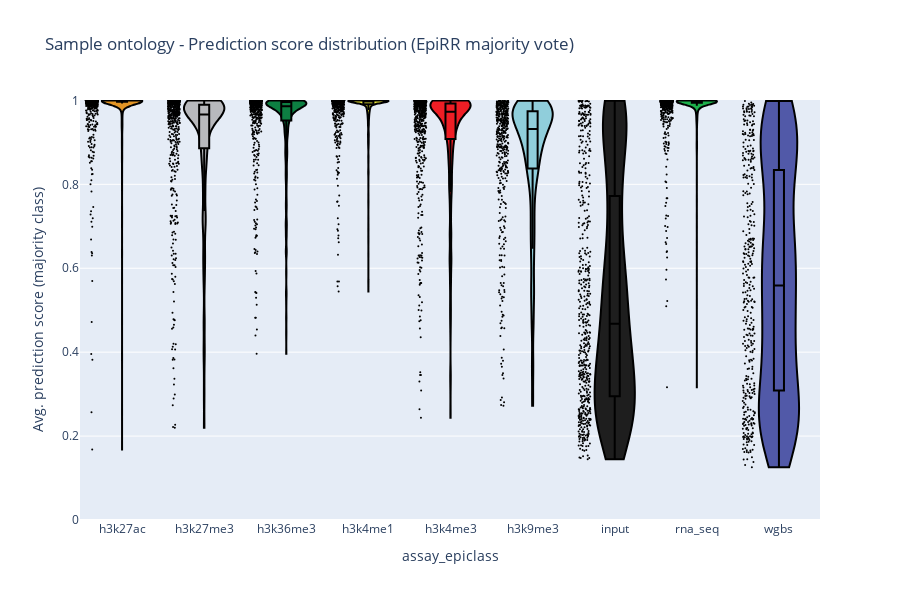

The notebook cell saved with this chart:
### Code cell
name = "sample_ontology_pred_score"
this_logdir = base_fig_dir

# pred_score_violin_alt(ct_concat_pred, this_logdir, f"{name}_by_output_class", use_aggregate_vote=False, group_by_column=CELL_TYPE, min_y=0)
# pred_score_violin_alt(ct_concat_pred, this_logdir, f"{name}_by_assay", use_aggregate_vote=True, group_by_column=ASSAY, min_y=0)

### Figure 1 — Plotly figure (JSON) as saved in the notebook; plotly's stock layout.template omitted (floating-point values rounded to 4 significant figures; data arrays with more than 128 entries replaced by an {"elided": "..."} marker saying what was removed)
{"data": [{"box": {"visible": true}, "fillcolor": "rgb(225,148,37)", "line": {"color": "black"}, "marker": {"color": "black", "size": 2}, "meanline": {"visible": false}, "name": "h3k27ac", "points": "all", "showlegend": false, "spanmode": "hard", "type": "violin", "x": {"elided": "1373 int values"}, "y": {"elided": "1373 float values"}}, {"box": {"visible": true}, "fillcolor": "rgb(184,185,189)", "line": {"color": "black"}, "marker": {"color": "black", "size": 2}, "meanline": {"visible": false}, "name": "h3k27me3", "points": "all", "showlegend": false, "spanmode": "hard", "type": "violin", "x": {"elided": "492 int values"}, "y": {"elided": "492 float values"}}, {"box": {"visible": true}, "fillcolor": "rgb(13,127,66)", "line": {"color": "black"}, "marker": {"color": "black", "size": 2}, "meanline": {"visible": false}, "name": "h3k36me3", "points": "all", "showlegend": false, "spanmode": "hard", "type": "violin", "x": {"elided": "487 int values"}, "y": {"elided": "487 float values"}}, {"box": {"visible": true}, "fillcolor": "rgb(236,232,56)", "line": {"color": "black"}, "marker": {"color": "black", "size": 2}, "meanline": {"visible": false}, "name": "h3k4me1", "points": "all", "showlegend": false, "spanmode": "hard", "type": "violin", "x": {"elided": "773 int values"}, "y": {"elided": "773 float values"}}, {"box": {"visible": true}, "fillcolor": "rgb(238,30,37)", "line": {"color": "black"}, "marker": {"color": "black", "size": 2}, "meanline": {"visible": false}, "name": "h3k4me3", "points": "all", "showlegend": false, "spanmode": "hard", "type": "violin", "x": {"elided": "570 int values"}, "y": {"elided": "570 float values"}}, {"box": {"visible": true}, "fillcolor": "rgb(144,206,219)", "line": {"color": "black"}, "marker": {"color": "black", "size": 2}, "meanline": {"visible": false}, "name": "h3k9me3", "points": "all", "showlegend": false, "spanmode": "hard", "type": "violin", "x": {"elided": "473 int values"}, "y": {"elided": "473 float values"}}, {"box": {"visible": true}, "fillcolor": "rgb(30,30,30)", "line": {"color": "black"}, "marker": {"color": "black", "size": 2}, "meanline": {"visible": false}, "name": "input", "points": "all", "showlegend": false, "spanmode": "hard", "type": "violin", "x": {"elided": "548 int values"}, "y": {"elided": "548 float values"}}, {"box": {"visible": true}, "fillcolor": "rgb(30,176,75)", "line": {"color": "black"}, "marker": {"color": "black", "size": 2}, "meanline": {"visible": false}, "name": "rna_seq", "points": "all", "showlegend": false, "spanmode": "hard", "type": "violin", "x": {"elided": "1231 int values"}, "y": {"elided": "1231 float values"}}, {"box": {"visible": true}, "fillcolor": "rgb(81,89,168)", "line": {"color": "black"}, "marker": {"color": "black", "size": 2}, "meanline": {"visible": false}, "name": "wgbs", "points": "all", "showlegend": false, "spanmode": "hard", "type": "violin", "x": {"elided": "402 int values"}, "y": {"elided": "402 float values"}}], "layout": {"height": 600, "title": {"text": "Sample ontology - Prediction score distribution (EpiRR majority vote)"}, "width": 900, "xaxis": {"ticktext": ["h3k27ac", "h3k27me3", "h3k36me3", "h3k4me1", "h3k4me3", "h3k9me3", "input", "rna_seq", "wgbs"], "tickvals": [0, 1, 2, 3, 4, 5, 6, 7, 8], "title": {"text": "assay_epiclass"}}, "yaxis": {"range": [0, 1.001], "title": {"text": "Avg. prediction score (majority class)"}}}}
